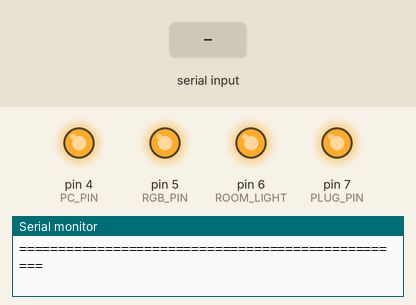
Recording of a sketch running on a simulated Arduino Uno, built with avr-gcc and run on an emulated ATmega328P. On the bench: output pins drawn as LEDs (lit = HIGH), the last lines printed to the serial monitor. The test bench sets the inputs (shaded band).

Above: at 1.3 s.
1.4 s: "a\n" received over Serial
At 2.0 s:
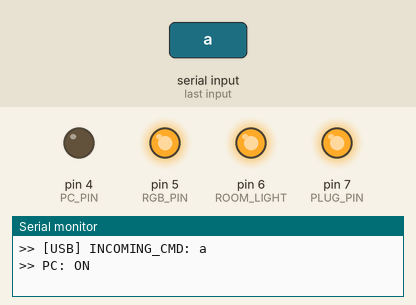
2.9 s: "b\n" received over the second serial link
At 4.1 s:
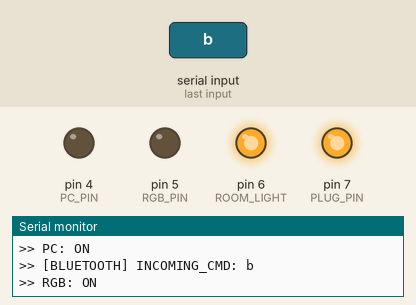
4.4 s: "A\n" received over Serial
At 5.5 s:
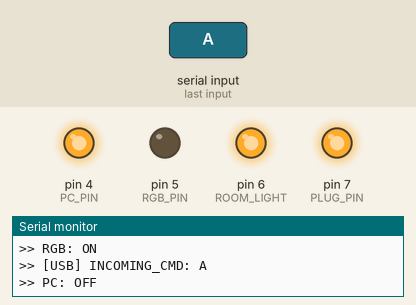
5.9 s: "c\n" received over the second serial link
At 6.6 s:
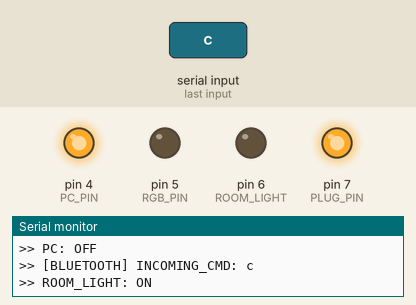
7.4 s: "B\n" received over Serial
At 7.8 s:
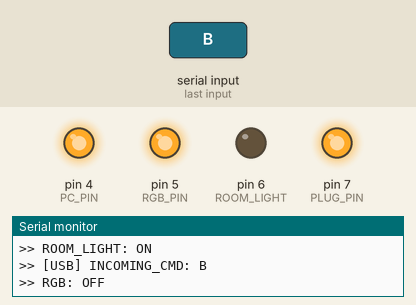
8.9 s: "a\n" received over the second serial link
At 10.0 s:
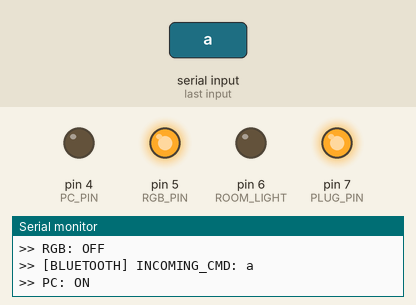
Timing chart, 0 to 11.4 s (numbered marks = the images above; inputs shaded):
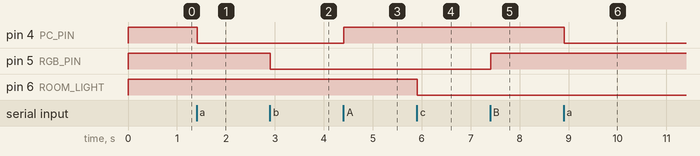

The sketch:

jasica_controller.ino
```cpp
/*
 * ==========================================================
 * Project: J.A.R.V.I.S / JASICA Hardware Controller
 * Target Board: Arduino UNO
 * Description: 4-Channel Active-LOW Relay Controller
 * Supports:
 *   1. Direct USB Serial (Serial Monitor / Web App)
 *   2. External Bluetooth Module (HC-05 / HC-06 via SoftwareSerial)
 * ==========================================================
 */

#include <SoftwareSerial.h>

// --- BLUETOOTH MODULE PINS (HC-05 / HC-06) ---
// Connect HC-05 TX to Arduino Pin 2 (RX)
// Connect HC-05 RX to Arduino Pin 3 (TX) (via voltage divider recommended)
const int BT_RX = 2;
const int BT_TX = 3;
SoftwareSerial SerialBT(BT_RX, BT_TX);

// --- PIN ASSIGNMENTS (Arduino UNO Digital Pins) ---
const int PC_PIN     = 4;   // Commands: a / A
const int RGB_PIN    = 5;   // Commands: b / B
const int ROOM_LIGHT = 6;   // Commands: c / C
const int PLUG_PIN   = 7;   // Commands: d / D

// --- ACTIVE-LOW RELAY LOGIC ---
// Active-LOW relays: LOW = Relay ON, HIGH = Relay OFF
const int RELAY_ON  = LOW;
const int RELAY_OFF = HIGH;

String incomingUSB = "";
String incomingBT  = "";

void setup() {
  // 1. Initialize USB Serial (for PC / Web interface)
  Serial.begin(9600);

  // 2. Initialize Bluetooth Serial (Default baud for HC-05/HC-06 is 9600)
  SerialBT.begin(9600);

  // 3. Set default states to OFF (HIGH) BEFORE setting them as OUTPUT
  // This prevents relay glitching/clicking during bootup
  digitalWrite(PC_PIN, RELAY_OFF);
  digitalWrite(RGB_PIN, RELAY_OFF);
  digitalWrite(ROOM_LIGHT, RELAY_OFF);
  digitalWrite(PLUG_PIN, RELAY_OFF);

  // 4. Initialize pins as outputs
  pinMode(PC_PIN, OUTPUT);
  pinMode(RGB_PIN, OUTPUT);
  pinMode(ROOM_LIGHT, OUTPUT);
  pinMode(PLUG_PIN, OUTPUT);

  Serial.println(F("=================================================="));
  Serial.println(F("SYSTEM.OS: J.A.R.V.I.S Hardware Interface Booted (Arduino UNO)"));
  Serial.println(F("AWAITING_UPLINK (Listening on USB Serial & Bluetooth)..."));
  Serial.println(F("=================================================="));
}

void loop() {
  // Listen for commands from USB Serial
  while (Serial.available() > 0) {
    char c = (char)Serial.read();
    if (c == '\n' || c == '\r') {
      if (incomingUSB.length() > 0) {
        incomingUSB.trim();
        executeCommand(incomingUSB, "USB");
        incomingUSB = "";
      }
    } else {
      incomingUSB += c;
    }
  }

  // Listen for commands from Bluetooth (HC-05 / HC-06)
  while (SerialBT.available() > 0) {
    char c = (char)SerialBT.read();
    if (c == '\n' || c == '\r') {
      if (incomingBT.length() > 0) {
        incomingBT.trim();
        executeCommand(incomingBT, "BLUETOOTH");
        incomingBT = "";
      }
    } else {
      incomingBT += c;
    }
  }
}

// --- COMMAND ROUTING & EXECUTION ---
void executeCommand(String cmd, String source) {
  Serial.print(F(">> ["));
  Serial.print(source);
  Serial.print(F("] INCOMING_CMD: "));
  Serial.println(cmd);

  // Send acknowledgment over Bluetooth as well
  SerialBT.print(F("ACK: "));
  SerialBT.println(cmd);

  // --- INDIVIDUAL TOGGLES ---
  if (cmd == "a") {
    digitalWrite(PC_PIN, RELAY_ON);
    Serial.println(F(">> PC: ON"));
  }
  else if (cmd == "A") {
    digitalWrite(PC_PIN, RELAY_OFF);
    Serial.println(F(">> PC: OFF"));
  }
  else if (cmd == "b") {
    digitalWrite(RGB_PIN, RELAY_ON);
    Serial.println(F(">> RGB: ON"));
  }
  else if (cmd == "B") {
    digitalWrite(RGB_PIN, RELAY_OFF);
    Serial.println(F(">> RGB: OFF"));
  }
  else if (cmd == "c") {
    digitalWrite(ROOM_LIGHT, RELAY_ON);
    Serial.println(F(">> ROOM_LIGHT: ON"));
  }
  else if (cmd == "C") {
    digitalWrite(ROOM_LIGHT, RELAY_OFF);
    Serial.println(F(">> ROOM_LIGHT: OFF"));
  }
  else if (cmd == "d") {
    digitalWrite(PLUG_PIN, RELAY_ON);
    Serial.println(F(">> PLUG: ON"));
  }
  else if (cmd == "D") {
    digitalWrite(PLUG_PIN, RELAY_OFF);
    Serial.println(F(">> PLUG: OFF"));
  }

  // --- MACRO / GROUP COMMANDS ---
  else if (cmd == "on" || cmd == "ON" || cmd == "all on") {
    digitalWrite(PC_PIN, RELAY_ON);
    digitalWrite(RGB_PIN, RELAY_ON);
    digitalWrite(ROOM_LIGHT, RELAY_ON);
    digitalWrite(PLUG_PIN, RELAY_ON);
    Serial.println(F(">> ALL DEVICES: ON"));
  }
  else if (cmd == "off" || cmd == "OFF" || cmd == "all off") {
    digitalWrite(PC_PIN, RELAY_OFF);
    digitalWrite(RGB_PIN, RELAY_OFF);
    digitalWrite(ROOM_LIGHT, RELAY_OFF);
    digitalWrite(PLUG_PIN, RELAY_OFF);
    Serial.println(F(">> ALL DEVICES: OFF"));
  }
  else if (cmd == "mood" || cmd == "MOOD") {
    // "Very Stark Tower." -> Main light off, aesthetic RGB on
    digitalWrite(ROOM_LIGHT, RELAY_OFF);
    digitalWrite(RGB_PIN, RELAY_ON);
    Serial.println(F(">> MOOD MODE ACTIVATED (Room Light OFF, RGB ON)"));
  }
  else if (cmd == "status" || cmd == "STATUS") {
    printStatus();
  }
  else {
    Serial.println(F("ERR: UNKNOWN_SIG"));
    SerialBT.println(F("ERR: UNKNOWN_SIG"));
  }
}

void printStatus() {
  Serial.println(F("--- HARDWARE STATUS ---"));
  Serial.print(F("PC (Pin 4):         ")); Serial.println(digitalRead(PC_PIN) == RELAY_ON ? F("ON") : F("OFF"));
  Serial.print(F("RGB (Pin 5):        ")); Serial.println(digitalRead(RGB_PIN) == RELAY_ON ? F("ON") : F("OFF"));
  Serial.print(F("Room Light (Pin 6): ")); Serial.println(digitalRead(ROOM_LIGHT) == RELAY_ON ? F("ON") : F("OFF"));
  Serial.print(F("Plug (Pin 7):       ")); Serial.println(digitalRead(PLUG_PIN) == RELAY_ON ? F("ON") : F("OFF"));
  Serial.println(F("-----------------------"));
}
```

Measured:
- after the input at 1.4 s, pin 4 (PC_PIN): HIGH → LOW at once
- after the input at 2.9 s, pin 5 (RGB_PIN): HIGH → LOW at once
- after the input at 4.4 s, pin 4 (PC_PIN): LOW → HIGH at once
- after the input at 5.9 s, pin 6 (ROOM_LIGHT): HIGH → LOW at once
- after the input at 7.4 s, pin 5 (RGB_PIN): LOW → HIGH at once
- after the input at 8.9 s, pin 4 (PC_PIN): HIGH → LOW at once
